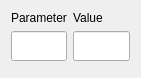
                  <widget class="QWidget" name="scrollAreaWidgetContents_2">
                   <property name="geometry">
                    <rect>
                     <x>0</x>
                     <y>0</y>
                     <width>141</width>
                     <height>78</height>
                    </rect>
                   </property>
                   <layout class="QGridLayout" name="gridLayout_15">
                    <item row="0" column="0">
                     <layout class="QGridLayout" name="gridLayout_16" columnstretch="0,0">
                      <item row="1" column="1">
                       <widget class="QLineEdit" name="LE_SandboxR_2">
                        <property name="minimumSize">
                         <size>
                          <width>0</width>
                          <height>30</height>
                         </size>
                        </property>
                       </widget>
                      </item>
                      <item row="0" column="1">
                       <widget class="QLabel" name="label_21">
                        <property name="text">
                         <string>Value</string>
                        </property>
                       </widget>
                      </item>
                      <item row="1" column="0">
                       <widget class="QLineEdit" name="LE_SandboxL_2">
                        <property name="sizePolicy">
                         <sizepolicy hsizetype="Expanding" vsizetype="Fixed">
                          <horstretch>0</horstretch>
                          <verstretch>0</verstretch>
                         </sizepolicy>
                        </property>
                        <property name="minimumSize">
                         <size>
                          <width>0</width>
                          <height>30</height>
                         </size>
                        </property>
                       </widget>
                      </item>
                      <item row="2" column="0">
                       <spacer name="verticalSpacer_7">
                        <property name="orientation">
                         <enum>Qt::Vertical</enum>
                        </property>
                        <property name="sizeHint" stdset="0">
                         <size>
                          <width>20</width>
                          <height>40</height>
                         </size>
                        </property>
                       </spacer>
                      </item>
                      <item row="2" column="1">
                       <spacer name="verticalSpacer_8">
                        <property name="orientation">
                         <enum>Qt::Vertical</enum>
                        </property>
                        <property name="sizeHint" stdset="0">
                         <size>
                          <width>20</width>
                          <height>40</height>
                         </size>
                        </property>
                       </spacer>
                      </item>
                      <item row="0" column="0">
                       <widget class="QLabel" name="label_22">
                        <property name="text">
                         <string>Parameter</string>
                        </property>
                       </widget>
                      </item>
                     </layout>
                    </item>
                   </layout>
                  </widget>
